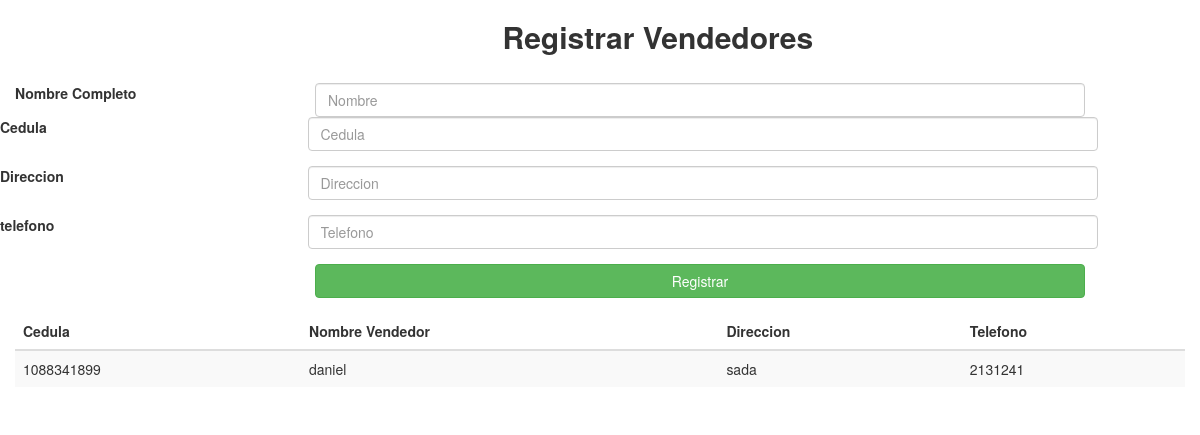
The page /registrar_vendedor on the database as committed earlier.
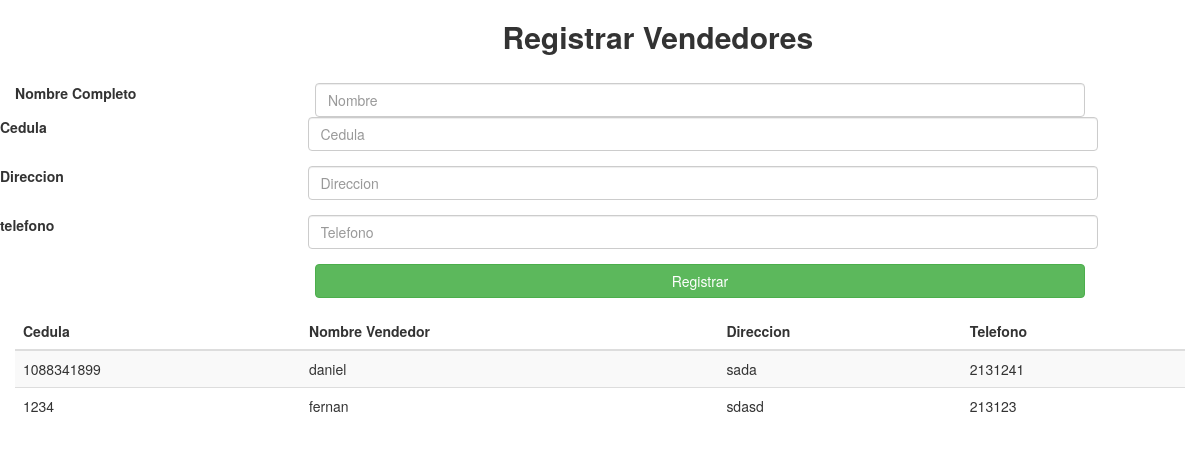
The same page on the database as committed later.
### polls/models.py (models this page shows)
class Vendedor(models.Model):
	class Meta:
		verbose_name = u"Vendedor"
		verbose_name_plural  = u"Vendedores"
	Cedula = models.CharField( primary_key=True, max_length=20, unique=True)#segundos
	Nombre = models.CharField(max_length=50)
	direccion = models.CharField(max_length=20)#segundos
	telefono= models.CharField(max_length=100)

### polls/views.py (the view, shortened to what this page needs)
# urls.py: path('registrar_vendedor', views.registar_vendedores, name="Registar_vendedores"),
def registar_vendedores(request):
	ctx={}
	register_form = Vendedor_form(request.POST or None)
	objects = Vendedor.objects.all()
	ctx = {
		"objects":objects,
		'register_form': register_form
	}
	return render (request, "registrar_vendedores.html", ctx)

### polls/forms.py
class Vendedor_form(forms.Form):
	Cedula = forms.CharField(max_length=20)#segundos
	Nombre = forms.CharField(max_length=50)
	direccion = forms.CharField(max_length=20)#segundos
	telefono= forms.CharField(max_length=100)
	class Meta:
		model = Vendedor
		fields=['Cedula', 'Nombre', 'direccion', 'telefono']

### polls/template/registrar_vendedores.html (shortened to what this page needs)
{% load static %}
<!doctype html>
<html lang="ES">
  <head>
    <link rel="stylesheet" href="https://maxcdn.bootstrapcdn.com/bootstrap/3.3.7/css/bootstrap.min.css">
  </head>
   <body class="body">
    <div class="container-fluid">
      <form method="POST" id="Vendedor_form" action="{% url 'Registar_vendedores' %}">{% csrf_token %}
                  <h2 class="col-sm-offset-5"><b >Registrar Vendedores</b></h2><br>
                  <div class="form-group row">
                      <label for="Nombre" class="col-sm-3 control-label">Nombre Completo</label>
                      <div class="col-sm-8">
                          <input type="text" name="Nombre" id="Nombre" placeholder="Nombre" class="form-control" autofocus required>
                      </div>
                  <div class="form-group row">
                      <label for="Cedula" class="col-sm-3 control-label">Cedula</label>
                      <div class="col-sm-8">
                          <input name="Cedula" type="text" id="Cedula" placeholder="Cedula" class="form-control" required>
                      </div>
                  </div>
                  <div class="form-group row">
                      <label for="direccion" class="col-sm-3 control-label">Direccion</label>
                      <div class="col-sm-8">
                          <input name="direccion" type="text" id="direccion" placeholder="Direccion" class="form-control" required>
                      </div>
                  </div>
                  <div class="form-group row">
                      <label for="email" class="col-sm-3 control-label">telefono</label>
                      <div class="col-sm-8">
                          <input name="telefono" type="text" id="telefono" placeholder="Telefono" class="form-control" required>
                      </div>
                  </div>
                    <div class="form-group ">
                        <div class="col-sm-8 col-sm-offset-3">
                            <button id="btnhabilita" type="submit"  class="btn btn-success btn-block">Registrar</button>
                        </div>
                    </div>
                  </div>
              </form>
              <div>
        <table class="table table-striped">
          <thead>
            <tr>
              <th>Cedula</th>
              <th>Nombre Vendedor</th>
              <th>Direccion</th>
              <th>Telefono</th>
            </tr>
          </thead>
          <tbody>
            {% for elem in objects %}
            <tr>
              <td>{{ elem.Cedula }}</td>
              <td>{{ elem.Nombre }}</td>
              <td>{{ elem.direccion }}</td>
              <td>{{ elem.telefono }}</td>
            </tr>
             {% endfor %}
          </tbody>
        </table>
      </div>
  </body>
</html>

Rows that differ between the two databases and show on the page:
added Vendedor: Cedula "1234", Nombre "fernan", direccion "sdasd", telefono "213123"
